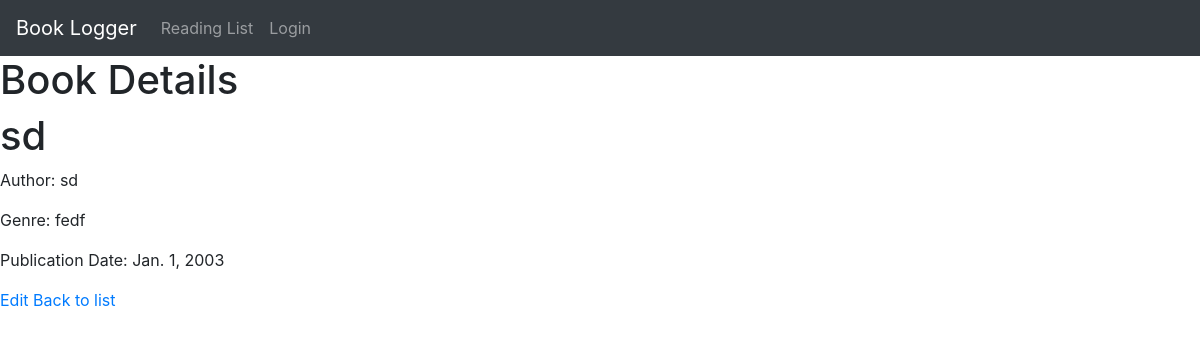
Page /books/8/ on the committed database.
### books/models.py (models this page shows, shortened)
class Book(models.Model):
    title = models.CharField(max_length=200)
    author = models.CharField(max_length=100)
    genre = models.CharField(max_length=50)
    publication_date = models.DateField()

### books/views.py (the view)
# urls.py: path('<int:pk>/', views.book_detail, name='book_detail'),
def book_detail(request, pk):
    book = get_object_or_404(Book, pk=pk)
    return render(request, 'books/book_detail.html', {'book': book})

### books/templates/books/book_detail.html (shortened to what this page needs)
<!DOCTYPE html>
<html lang="en">
<head>
    {% include "bootstrap.html" %}
    {% load static %}
</head>
<body>
    {% include "navigation.html" %}
    <header>
        <h1>Book Details</h1>
    </header>
    <main>
        <h1>{{ book.title }}</h1>
        <p>Author: {{ book.author }}</p>
        <p>Genre: {{ book.genre }}</p>
        <p>Publication Date: {{ book.publication_date }}</p>
        <a href="{% url 'book_edit' pk=book.pk %}">Edit</a>
        <a href="{% url 'book_list' %}">Back to list</a>
    </main>
</body>
</html>

### rows in the picture
Book: title "sd", author "sd", genre "fedf", publication_date "Jan. 1, 2003"
